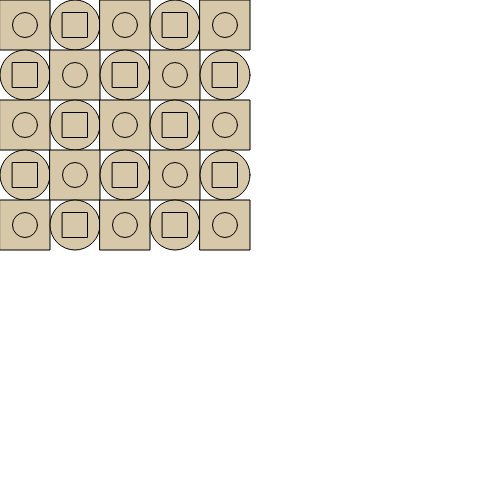
Frame 1 (no input)
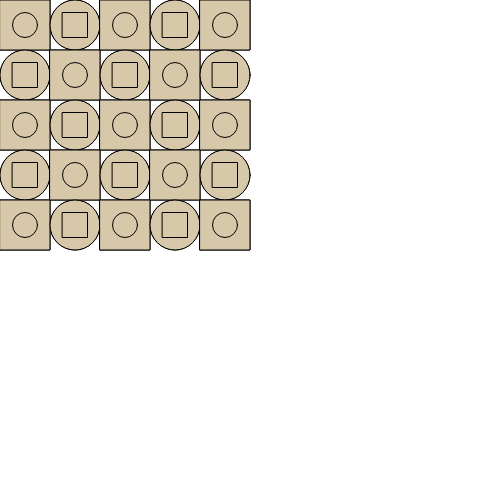
Frame 2 (the mouse pressed at the canvas centre, redrawn once)

The p5.js sketch that drew these frames (run headless with seeded random() and noise() and a simulated clock; the mouse was pressed at the canvas centre and the sketch redrawn once):

// p5.js sketch
// ── sketch.js
//https://github.com/stavrosdidakis/DAT-GAD-405_2017
//https://p5js.org

//DAT405 / GAD405
//03_NestedForLoop - Visual

let size = 50;
let smallSize = 25;

function setup() {
  createCanvas(500, 500);
  noLoop();
}

function draw() {
  fill(215, 200, 170);

  function isEven(num) { return num % 2 == 0 }

  //Run the nested loop for x, and y
  for (let y = 0; y < 5; y++) {
    for (let x = 0; x < 5; x++) {
      var XunitIsEven = isEven(x);
      var YunitIsEven = isEven(y);

      console.log(XunitIsEven);

      if (!XunitIsEven && YunitIsEven){
        ellipse(size * x + smallSize, size * y +smallSize, size, size);
        rect(size * x + 12.5, size * y + 12.5, smallSize, smallSize);
      }
      else if (XunitIsEven && !YunitIsEven) {
        ellipse(size * x + smallSize, size * y +smallSize, size, size);
        rect(size * x + 12.5, size * y + 12.5, smallSize, smallSize);
      }
      else{
        rect(size * x , size * y, size, size);
        ellipse(size * x + smallSize, size * y+smallSize , smallSize , smallSize);

      }


      //Draw the shape at the corresponding position
      //This will generate a dynamic position for the x and y
      //The shape is redrawn as many times as the loop says (in this case 100)


    }
  }
}
